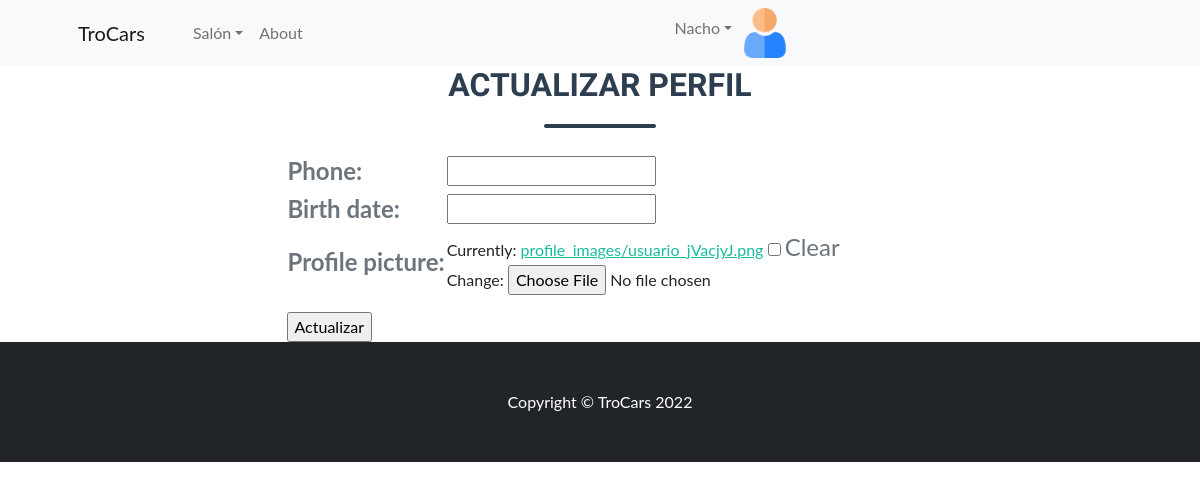
/users/update/profile/ (signed in), run on an earlier commit of the app's database.
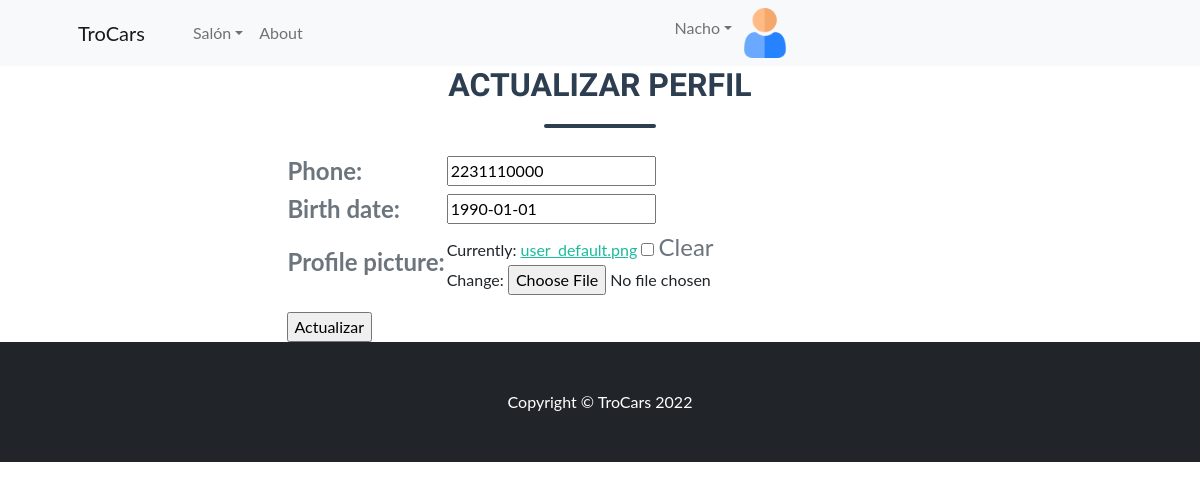
And on a later commit of the database.
### users/models.py (models this page shows)
class UserProfile(models.Model):
    user = models.OneToOneField(User, on_delete=models.CASCADE, related_name='profile')
    phone = models.CharField(max_length=25, null=True, blank=True)
    birth_date = models.DateField(null=True, blank=True)
    profile_picture = models.ImageField(upload_to='profile_images', null=True, blank=True)

### users/views.py (the view, shortened to what this page needs)
# urls.py: path('update/profile/', update_user_profile, name='update_profile'),
@login_required
def update_user_profile(request):
    user = request.user
    if request.method == 'GET':
        form = UserProfileForm(initial={
            'phone':request.user.profile.phone,
            'birth_date':request.user.profile.birth_date,
            'profile_picture':request.user.profile.profile_picture
        })
        context ={
            'form':form
        }
        return render(request, 'users/update_profile.html', context=context)

### users/forms.py
class UserProfileForm(forms.ModelForm):
    class Meta:
        model = UserProfile
        fields = ['phone', 'birth_date', 'profile_picture']

### templates/users/update_profile.html (shortened to what this page needs)
{% extends 'base.html' %}
{% block content %}
{% load static %}
<link href="{% static 'css/styles2.css' %}" rel="stylesheet" />
<div class="container">
    <h2 class="page-section-heading text-center text-uppercase text-secondary mb-0">Actualizar perfil</h2>
    <div class="divider-custom">
        <div class="divider-custom-line"></div>
    </div>
    <div class="row justify-content-center">
        <div class="row justify-content-center">
            {% if form %}
                <div class="col-lg-8 col-xl-7">
                    <form action="" method="POST" enctype="multipart/form-data" >
                        <div class="form-floating mb-3">
                            <table>
                                {{form.as_table}}
                            </table>
                        </div>
                        <input type="submit" value="Actualizar">
                    </form>
                </div>
            {% endif %}
        </div>
    </div>
</div>
{% endblock %}

### templates/base.html (shortened to what this page needs)
{% load static %}
<!DOCTYPE html>
<html lang="en">
    <head>
        <link href="https://cdn.jsdelivr.net/npm/bootstrap-icons@1.5.0/font/bootstrap-icons.css" rel="stylesheet" />
        <link href="{% static 'css/styles.css' %}" rel="stylesheet" />
    </head>
    <body>
        <nav class="navbar navbar-expand-lg navbar-light bg-light">
            <div class="container px-4 px-lg-5">
                <a class="navbar-brand" href="/">TroCars</a>
                <div class="collapse navbar-collapse" id="navbarSupportedContent">
                    <ul class="navbar-nav me-auto mb-2 mb-lg-0 ms-lg-4">
                        <li class="nav-item dropdown">
                            <a class="nav-link dropdown-toggle" id="navbarDropdown" href="#" role="button" data-bs-toggle="dropdown" aria-expanded="false">Salón</a>
                        </li>
                        <li class="nav-item"><a class="nav-link" href="#!">About</a></li>
                    </ul>
                    <ul class="navbar-nav me-auto mb-2 mb-lg-0 ms-lg-4">
                        {% if request.user.is_authenticated %}
                        <li class="nav-item dropdown">
                            <a class="nav-link dropdown-toggle" id="navbarDropdown" href="#" role="button" data-bs-toggle="dropdown" aria-expanded="false">{{request.user.username}}</a>
                        </li>
                            {% if request.user.profile.profile_picture.url != '' %}
                                <img src="{{request.user.profile.profile_picture.url}}" alt="profile_picture" width="50px" height="50px">
                            {% endif %}
                        {% else %}
                            <a class="nav-link" href="/users/login/">Login</a>
                            <a class="nav-link" href="/users/register/">Signup</a>
                        {% endif %}
                    </ul>
                </div>
            </div>
        </nav>
        {% block content %}
        {% endblock %}
        <footer class="py-5 bg-dark">
            <div class="container"><p class="m-0 text-center text-white">Copyright &copy; TroCars 2022</p></div>
        </footer>
    </body>
</html>

What changed in the data, as far as the page shows it:
changed UserProfile: phone (not shown) → "2231110000"; birth_date (not shown) → "1990-01-01"
Also different on the page:
text no longer shown: "Phone: Birth date: Profile picture: Currently: profile_images/usuario_jVacjyJ.png Clear Change:"
text now shown: "Phone: Birth date: Profile picture: Currently: user_default.png Clear Change:"
